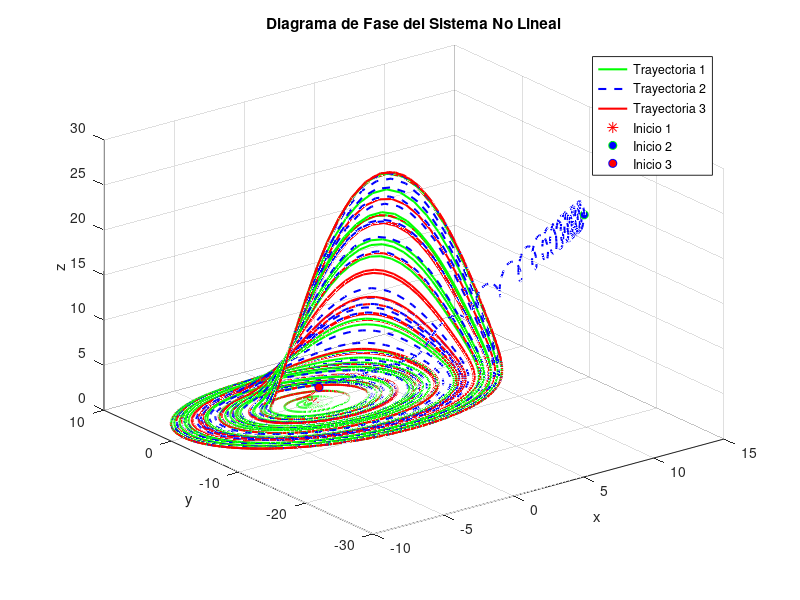
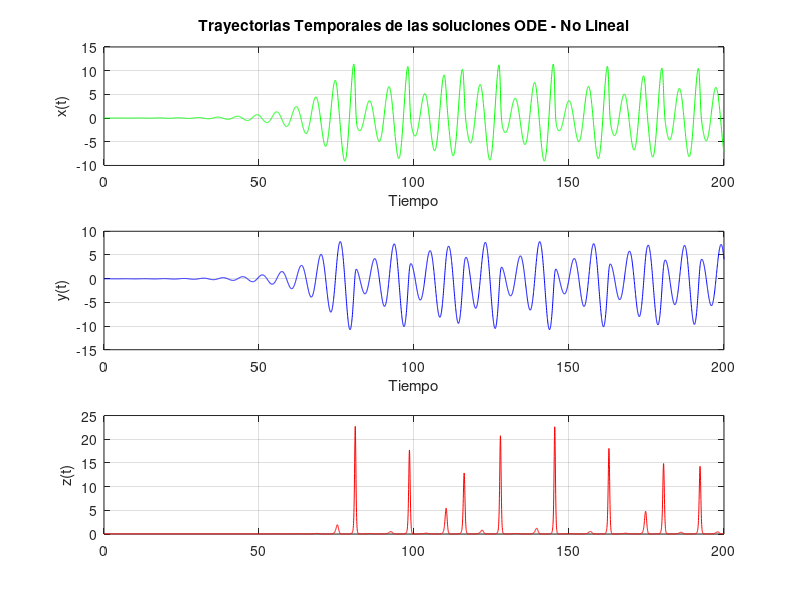

Source code (MATLAB) for these figures, in order: (Note: this script raises an error after producing the figures.)
clc
clear
close all


%% Parámetros del sistema
a = 0.2; b = 0.2; c = 5.7;

% Condiciones iniciales --> busco un punto donde pueda ver el
% comportamiento caotico
xi_0 = [0.01, -0.03, 0.04]; 
xi_1 = [6, -28, 28];
xi_2 = [1 1 1]; 


% Ventana temporal
t_span = linspace(0, 200, 5000);

% Sistema de Rössler

rossler = @(t,x) [-x(2) - x(3);
           x(1) + a*x(2);
           b + x(3)*(x(1) - c)];

% Resolución
[t, x] = ode45(rossler, t_span, xi_0);
[~, y] = ode45(rossler, t_span, xi_1);
[~, z] = ode45(rossler, t_span, xi_2);

%% Diagrama de fase
figure(1);
plot3(x(:, 1), x(:, 2), x(:, 3), 'g-', 'LineWidth', 1.5); hold on;
plot3(y(:, 1), y(:, 2), y(:, 3), 'b--', 'LineWidth', 1.5);
plot3(z(:, 1), z(:, 2), z(:, 3), 'r-', 'LineWidth', 1.5);
plot3(xi_0(1), xi_0(2), xi_0(3), 'r*', 'MarkerSize',10,'MarkerFaceColor', 'g'); % Inicio X01
plot3(xi_1(1), xi_1(2), xi_1(3), 'go', 'MarkerFaceColor', 'b'); % Inicio x1
plot3(xi_2(1), xi_2(2), xi_2(3), 'bo', 'MarkerFaceColor', 'r'); % Inicio x2
xlabel('x'); ylabel('y'); zlabel('z');
title('Diagrama de Fase del Sistema No Lineal');
legend('Trayectoria 1', 'Trayectoria 2', 'Trayectoria 3', 'Inicio 1', 'Inicio 2', 'Inicio 3');
grid on; hold off;

% Gráfico de trayectorias temporales sistema no linealizado
figure(2)
subplot(3,1,1)
plot(t, x(:,1), 'g'); 
xlabel('Tiempo');
ylabel('x(t)');
xlim([0 200]);
title('Trayectorias Temporales de las soluciones ODE - No Lineal');
grid on
subplot(3,1,2)
plot(t, x(:,2), 'b'); %
xlabel('Tiempo');
ylabel('y(t)');
xlim([0 200]);
grid on
subplot(3,1,3)
plot(t, x(:,3), 'r'); 
ylabel('z(t)');
xlim([0 200]);
grid on;

%% Puntos de equilibrio
F = @(x) [-x(2) - x(3);
           x(1) + a*x(2);
           b + x(3)*(x(1) - c)];

f=@(z) a*z^2-c*z+b; %3ra ecuacion despejada

z_1=fzero(f,0);z_2=fzero(f,20);

xeq1= [z_1*a;-z_1;z_1]; xeq2= [z_2*a;-z_2;z_2];

disp('Puntos de equilibrio:')
disp(xeq1')
disp(xeq2')

%% Matriz Jacobiana

syms x y z

f1 = -y - z;
f2 = x + a*y;
f3 = b + z*(x - c);

Fv = [f1; f2; f3];

% Jacobiana simbólica
J = jacobian(Fv, [x y z]);
disp('Matriz Jacobiana simbólica:')
disp(J)

%% Linearizacion del sistema
disp('Jacobiana en el punto de equilibrio x1:')
J_eval1 = double(subs(J, [x y z], xeq1'));
disp(J_eval1)

f_lin1 = @(t, X) J_eval1 * X;

disp('Jacobiana en el punto de equilibrio x2:')
J_eval2 = double(subs(J, [x y z], xeq2'));
disp(J_eval2)

f_lin2 = @(t, X) J_eval2 * X;


t_span = linspace(0, 50, 2000); %para sistema lineal necesito tiempo más corto

% Simulación
[t, X1] = ode45(f_lin1, t_span, xeq1);
[~, X2] = ode45(f_lin2, t_span, xeq2);

% Gráfico
figure(3);
subplot(2,1,1)
plot(t, X1);
xlabel('Tiempo'); ylabel('Estados');
title('Comportamiento del sistema linealizado alrededor de x1');
legend('x', 'y', 'z');
grid on;
subplot(2,1,2)
plot(t, X2);
xlabel('Tiempo'); ylabel('Estados');
title('Comportamiento del sistema linealizado alrededor de x2');
legend('x', 'y', 'z');
grid on;

%% Autovalores
lambda1 = eig(J_eval1);
lambda2 = eig(J_eval2);
disp('Autovalores calculados en MATLAB:')
disp('Para el primer punto de equilibrio')
disp(lambda1)
disp('Para el segundo punto de equilibrio')
disp(lambda2)

%% Simulaciones para modelo linealizado - Diagramas de Fase

% Repetición simulaciones con condiciones iniciales originales

% Condiciones iniciales originales (columna para restar)
xi_0_col = xi_0';  
xi_1_col = xi_1';
xi_2_col = xi_2';

% Llevar condiciones iniciales al sistema de coordenadas de xeq1 - mover
% centro de referencia

% (perturbación = C.I. originales - punto de equilibrio)
X0_lin1_a = xi_0_col - xeq1; % C.I. 1 (desde xi_0)
X0_lin1_b = xi_1_col - xeq1; % C.I. 2 (desde xi_1)
X0_lin1_c = xi_2_col - xeq1; % C.I. 3 (desde xi_2)

% Simulación de las 3 trayectorias para diferentes CI, para el sistema linealizado f_lin1
[t1a, X1a] = ode45(f_lin1, t_span, X0_lin1_a);
[t1b, X1b] = ode45(f_lin1, t_span, X0_lin1_b);
[t1c, X1c] = ode45(f_lin1, t_span, X0_lin1_c);

% Diagrama de fase para el sistema linealizado alrededor de Xeq1
figure(4); 

plot3(X1a(:, 1), X1a(:, 2), X1a(:, 3), 'g-', 'LineWidth', 1.5); hold on;
plot3(X1b(:, 1), X1b(:, 2), X1b(:, 3), 'b--', 'LineWidth', 1.5);
plot3(X1c(:, 1), X1c(:, 2), X1c(:, 3), 'r:', 'LineWidth', 1.5);

% Marco el origen, que es el punto xeq1 en este sistema
plot3(0, 0, 0, 'k*', 'MarkerSize', 15, 'LineWidth', 2); 
title('Diagrama de Fase - Sistema Linealizado alrededor de Xeq1');
xlabel('x'); ylabel('y'); zlabel('z');
legend('Cond. iniciales xi_0', 'Cond. iniciales xi_1', 'Cond. iniciales xi_2', 'Punto de Equilibrio Xeq1');
grid on; hold off;
axis equal;

%PUNTO DE EQUILIBRIO 2
% (perturbación = C.I. originales - punto de equilibrio)
X0_lin2_a = xi_0_col - xeq2; % C.I. 1 (desde xi_0)
X0_lin2_b = xi_1_col - xeq2; % C.I. 2 (desde xi_1)
X0_lin2_c = xi_2_col - xeq2; % C.I. 3 (desde xi_2)

% Simulación de las 3 trayectorias para diferentes CI, para el sistema linealizado f_lin2
[t2a, X2a] = ode45(f_lin2, t_span, X0_lin2_a);
[t2b, X2b] = ode45(f_lin2, t_span, X0_lin2_b);
[t2c, X2c] = ode45(f_lin2, t_span, X0_lin2_c);

figure;

% Subplot 1: Trayectoria desde xi_0
subplot(1, 3, 1);
plot3(X2a(:, 1), X2a(:, 2), X2a(:, 3), 'g-', 'LineWidth', 1.5); hold on;
plot3(0, 0, 0, 'k*', 'MarkerSize', 15, 'LineWidth', 2);
title('Desde Cond. Inicial xi_0');
xlabel('x'); ylabel('y'); zlabel('z');
legend('Trayectoria', 'Xeq2');
grid on; axis equal; hold off;

% Subplot 2: Trayectoria desde xi_1
subplot(1, 3, 2);
plot3(X2b(:, 1), X2b(:, 2), X2b(:, 3), 'b--', 'LineWidth', 1.5); hold on;
plot3(0, 0, 0, 'k*', 'MarkerSize', 15, 'LineWidth', 2);
title('Desde Cond. Inicial xi_1');
xlabel('x'); ylabel('y'); zlabel('z');
legend('Trayectoria', 'Xeq2');
grid on; axis equal; hold off;

% Subplot 3: Trayectoria desde xi_2
subplot(1, 3, 3);
plot3(X2c(:, 1), X2c(:, 2), X2c(:, 3), 'r:', 'LineWidth', 1.5); hold on;
plot3(0, 0, 0, 'k*', 'MarkerSize', 15, 'LineWidth', 2);
title('Desde Cond. Inicial xi_2');
xlabel('x'); ylabel('y'); zlabel('z');
legend('Trayectoria', 'Xeq2');
grid on; axis equal; hold off;

%% Soluciones temporales para modelo Linealizado 

% Soluciones Temporales para Xeq1 - Usando Condicion inicial xi_0 
figure(6); 
subplot(3,1,1);
plot(t1a, X1a(:,1), 'g');
xlabel('Tiempo');
ylabel('x(t)');
title('Soluciones Temporales Linealizado en Xeq1 - Condicion Inicial xi_0');
grid on;

subplot(3,1,2);
plot(t1a, X1a(:,2), 'b');
xlabel('Tiempo');
ylabel('y(t)');
grid on;

subplot(3,1,3);
plot(t1a, X1a(:,3), 'r');
xlabel('Tiempo');
ylabel('z(t)');
grid on;

% Soluciones Temporales para Xeq2 - Usando Condicion inicial xi_0
figure(7); 
subplot(3,1,1);
plot(t2a, X2a(:,1), 'g');
xlabel('Tiempo');
ylabel('x(t)');
title('Soluciones Temporales Linealizado en Xeq2 - Condición Inicial xi_0');
grid on;

subplot(3,1,2);
plot(t2a, X2a(:,2), 'b');
xlabel('Tiempo');
ylabel('y(t)');
grid on;

subplot(3,1,3);
plot(t2a, X2a(:,3), 'r');
xlabel('Tiempo');
ylabel('z(t)');
grid on;

%% Función Transferencia

% primer punto de eq
% matrices sistema de estados - A,B,C,D

%comienzo con 1 0 0 para observar la salida de X
A1 = J_eval1; %xeq1
A2 = J_eval2; %xeq2
B = [1; 0; 0]; % B=  matriz de entrada del sistema en espacio de estados -> matriz columnade 3x1 = el sistema tiene 3 estados
C = [1 0 0]; % C = matriz salida 
D = 0; % matriz de transmisión directa del sistema -> como no hay se pone 0

[num1, den1] = ss2tf(A1, B, C, D, 1); %convierte un sistema en espacio de estados a una función de transferencia //resul en vectores
[num2, den2] = ss2tf(A2, B, C, D, 1);


%%%
% disp('XEQ1' \n,'Coeficientes del Numerador:');
%disp(num1);
%disp('Coeficientes del Denominador:');
%disp(den1);


%disp('XEQ2' \n,'Coeficientes del Numerador:');
%disp(num2);
%disp('Coeficientes del Denominador:');
%disp(den2);


G1= tf(num1, den1); %crea la función de transferencia a partir de los coeficientes del numerador y denominador obtenidos.

%disp('Función de Transferencia G1(s) [U(s) -> X(s)] para Xeq1:');
%disp(G1_tf);

G2= tf(num2, den2);

%disp('Función de Transferencia G2(s) [U(s) -> X(s)] para Xeq2:');
%disp(G2_tf);

%Y
B = [0; 1; 0]; 
C = [0 1 0];
[num1, den1] = ss2tf(A1, B, C, D); 
[num2, den2] = ss2tf(A2, B, C, D); 
H1 = tf(num1, den1); % Función de transferencia
H2 = tf(num2, den2); % Función de transferencia

%CALCULO PARA Z
B = [0; 0; 1];
C = [0 0 1]; 
[num1, den1] = ss2tf(A1, B, C, D); 
[num2, den2] = ss2tf(A2, B, C, D); 
L1 = tf(num1, den1);
L2 = tf(num2, den2); 

%% Respuesta al Impulso 

%Graficos
figure(8);
title('Impulso - Linealizado en Xeq1');
subplot(3,1,1);
step(G1, t);
title('Respuesta al Escalón en X');
xlabel('Tiempo');
ylabel('Amplitud');
grid on;
subplot(3,1,2);
step(H1, t);
title('Respuesta al Escalón en Y');
xlabel('Tiempo');
ylabel('Amplitud');
grid on;
subplot(3,1,3);
step(L1, t);
title('Respuesta al Escalón en Z');
xlabel('Tiempo');
ylabel('Amplitud');
grid on;

figure(9)
subplot(3,1,1);
step(G2, t);
title('Respuesta al Escalón en X');
xlabel('Tiempo');
ylabel('Amplitud');
grid on;
subplot(3,1,2);
step(H2, t);
title('Respuesta al Escalón en Y');
xlabel('Tiempo');
ylabel('Amplitud');
grid on;
subplot(3,1,3);
step(L2, t);
title('Respuesta al Escalón en Z');
xlabel('Tiempo');
ylabel('Amplitud');
grid on;

%% Respuesta al escalón
figure(10)
subplot(3,1,1);
step(G1, t);
title('Respuesta al Escalón X');
xlabel('Tiempo');
ylabel('Amplitud');
grid on;
subplot(3,1,2);
step(H1, t);
title('Respuesta al Escalón Y');
xlabel('Tiempo');
ylabel('Amplitud');
grid on;
subplot(3,1,3);
step(L1, t);
title('Respuesta al Escalón Z');
xlabel('Tiempo');
ylabel('Amplitud');
grid on;

%X2
figure(11)
subplot(3,1,1);
step(G2, t);
title('Respuesta al Escalón variable X');
xlabel('Tiempo');
ylabel('Amplitud');
grid on;
subplot(3,1,2);
step(H2, t);
title('Respuesta al Escalón variable Y');
xlabel('Tiempo');
ylabel('Amplitud');
grid on;
subplot(3,1,3);
step(L2, t);
title('Respuesta al Escalón variable Z');
xlabel('Tiempo');
ylabel('Amplitud');
grid on;


%% Diagrama polos y ceros
figure(12)

set(gcf, 'Position', [100, 100, 1200, 400]) % Ajusta tamaño de la figura

% Colores y marcadores
colorPolos = 'r'; % rojo para polos
colorCeros = 'b'; % azul para ceros
markerPolos = 'x';
markerCeros = 'o';

% Subplot para X
subplot(1,3,1)
[pG,zG] = pzmap(G1);
plot(real(pG), imag(pG), markerPolos, 'Color', colorPolos, 'MarkerSize', 8, 'LineWidth', 1.5); hold on;
plot(real(zG), imag(zG), markerCeros, 'Color', colorCeros, 'MarkerSize', 8, 'LineWidth', 1.5);
grid on; axis equal;
title('X (xeq1)', 'FontSize', 12, 'FontWeight', 'bold');
xlabel('Eje Real'); ylabel('Eje Imaginario');
legend('Polos', 'Ceros', 'Location', 'best');

% Subplot para Y
subplot(1,3,2)
[pH,zH] = pzmap(H1);
plot(real(pH), imag(pH), markerPolos, 'Color', colorPolos, 'MarkerSize', 8, 'LineWidth', 1.5); hold on;
plot(real(zH), imag(zH), markerCeros, 'Color', colorCeros, 'MarkerSize', 8, 'LineWidth', 1.5);
grid on; axis equal;
title('Y', 'FontSize', 12, 'FontWeight', 'bold');
xlabel('Eje Real'); ylabel('Eje Imaginario');
legend('Polos', 'Ceros', 'Location', 'best');

% Subplot para Z
subplot(1,3,3)
[pL,zL] = pzmap(L1);
plot(real(pL), imag(pL), markerPolos, 'Color', colorPolos, 'MarkerSize', 8, 'LineWidth', 1.5); hold on;
plot(real(zL), imag(zL), markerCeros, 'Color', colorCeros, 'MarkerSize', 8, 'LineWidth', 1.5);
grid on; axis equal;
title('Z', 'FontSize', 12, 'FontWeight', 'bold');
xlabel('Eje Real'); ylabel('Eje Imaginario');
legend('Polos', 'Ceros', 'Location', 'best');

% Título general
sgtitle('Diagramas de Polos y Ceros para xeq1 en X, Y y Z', 'FontSize', 14, 'FontWeight', 'bold');



figure(13)
set(gcf, 'Position', [100, 100, 1200, 400]) % Ajusta tamaño de la figura

% Subplot para X
subplot(1,3,1)
[pG,zG] = pzmap(G2);
plot(real(pG), imag(pG), markerPolos, 'Color', colorPolos, 'MarkerSize', 8, 'LineWidth', 1.5); hold on;
plot(real(zG), imag(zG), markerCeros, 'Color', colorCeros, 'MarkerSize', 8, 'LineWidth', 1.5);
grid on; axis equal;
title('X (xeq1)', 'FontSize', 12, 'FontWeight', 'bold');
xlabel('Eje Real'); ylabel('Eje Imaginario');
legend('Polos', 'Ceros', 'Location', 'best');

% Subplot para Y
subplot(1,3,2)
[pH,zH] = pzmap(H2);
plot(real(pH), imag(pH), markerPolos, 'Color', colorPolos, 'MarkerSize', 8, 'LineWidth', 1.5); hold on;
plot(real(zH), imag(zH), markerCeros, 'Color', colorCeros, 'MarkerSize', 8, 'LineWidth', 1.5);
grid on; axis equal;
title('Y', 'FontSize', 12, 'FontWeight', 'bold');
xlabel('Eje Real'); ylabel('Eje Imaginario');
legend('Polos', 'Ceros', 'Location', 'best');

% Subplot para Z
subplot(1,3,3)
[pL,zL] = pzmap(L2);
plot(real(pL), imag(pL), markerPolos, 'Color', colorPolos, 'MarkerSize', 8, 'LineWidth', 1.5); hold on;
plot(real(zL), imag(zL), markerCeros, 'Color', colorCeros, 'MarkerSize', 8, 'LineWidth', 1.5);
grid on; axis equal;
title('Z', 'FontSize', 12, 'FontWeight', 'bold');
xlabel('Eje Real'); ylabel('Eje Imaginario');
legend('Polos', 'Ceros', 'Location', 'best');

% Título general
sgtitle('Diagramas de Polos y Ceros para xeq2 en X, Y y Z', 'FontSize', 14, 'FontWeight', 'bold');
